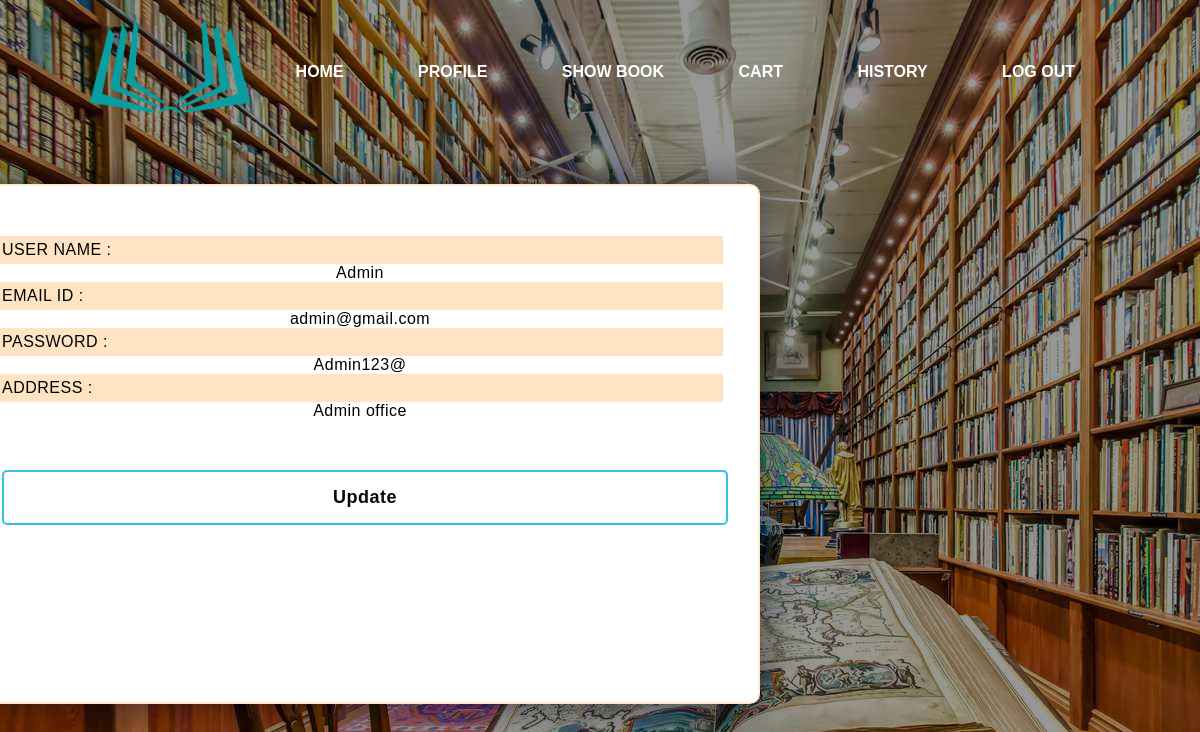
Page /client/profile.php (signed in) on the committed database.
### tables this page shows
CREATE TABLE `users` (
  `regid` int(5) NOT NULL,
  `name` varchar(50) NOT NULL,
  `email` varchar(50) NOT NULL,
  `password` varchar(30) NOT NULL,
  `address` varchar(100) NOT NULL,
  `utype` varchar(10) NOT NULL
);

### class/DataClass.php (called while the page is built, shortened)
<?php
   class DataClass
   {
	  public $conn;
      public function __construct()
      {
	    $this->conn=mysqli_connect("localhost","root","","bookstore");
	  }
	  public function getrow($query)
	  {
	    $tb=mysqli_query($this->conn,$query);
		$rw=mysqli_fetch_array($tb);
		return $rw;
      }
   }
?>

### client/pro.php (the view, shortened to what this page needs)
<?php
    $regid=$_SESSION['regid'];
    $query="select * from users where regid='$regid'";
    $rw=$dc->getrow($query);
?>
<div class="content">
    <div class="profile">
        <span class="lebal">USER NAME : </span><P><?php echo ($rw['name']); ?></P>
        <span class="lebal">EMAIL ID : </span><P><?php echo ($rw['email']); ?></P>
        <span class="lebal">PASSWORD : </span><p><?php echo ($rw['password']); ?></p>
        <span class="lebal">ADDRESS : </span><p><?php echo ($rw['address']); ?></p>
        <button class="button1" name = "updatepro" >Update</button>
    </div>
</div>

### style.css (style rules this page uses)
* { margin: 0; padding: 0; font-family: sans-serif; box-sizing: border-box; }
.content { width: 100%; position: absolute; color: white; top: 45%; transform: translateY(-50%); text-align: center; }
button { width: 200px; padding: 15px; margin: 20px 5px; text-align: center; border-radius: 25px; color: black; border: 2px; font-size: 20px; cursor: pointer; font-weight: 600; }

### client/profile.php (style rules this page uses)
.profile { height: 520px; width: 800px; background-color: rgb(255, 255, 255); position: absolute; transform: translate(-50%, -50%); top: 40%; left: 30%; border-radius: 10px; backdrop-filter: blur(15px); border: 2px solid blanchedalmond; box-shadow: 0 0 40px rgba(5, 4, 15, 0.6); padding: 50px 35px; margin-top: 7%; }
.profile * { font-family: "Poppins", sans-serif; color: black; letter-spacing: 0.5px; outline: none; border: none; }
.lebal { text-align: left; display: block; font-size: 16px; font-weight: 500; background-color: bisque; padding: 5px; }
.button1 { margin-top: 50px; width: 100%; background-color: #ffffff; color: #080710; padding: 15px 0; font-size: 18px; font-weight: 600; border-radius: 5px; border: 2px solid rgb(50, 194, 230); cursor: pointer; }
body { background-image: url(../image/bg2.jpg); }

### rows in the picture
users: name "Admin", email "admin@gmail.com", password "Admin123@", address "Admin office"
